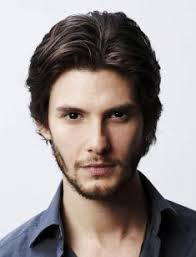
#> input picture Image Processing using Machine Learning/Dataset Images/ben/1.jpeg, 196 x 257 px; its folder holds 4 pictures in this run
$ jupyter execute --allow-errors 'Image Processing using Machine Learning.ipynb'
#> lines starting #> are read from the running program, lines starting #| are printed output that depends on the picture
[cell 1]
import pandas as pd
import numpy as np
import cv2
import os
import glob
from skimage.filters import gaussian
from skimage import img_as_ubyte
import matplotlib.pyplot as plt

images_list_b = []
SIZE = 128

path = "/home/abbas/pict/ben/*.*"

for file in glob.glob(path):
    print(file)
    img= cv2.imread(file,1)
#> img is the input picture: shape (257, 196, 3); mean B, G, R 144, 145.3, 154
    img = cv2.resize(img, (SIZE, SIZE))
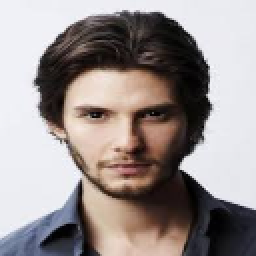
#> img: shape (128, 128, 3) (shown 2 times larger); mean B, G, R 143.9, 145.2, 153.9
    img=img.flatten()
    images_list_b.append(img)
#> pass 2 of the loop `for file in glob.glob(path):`:
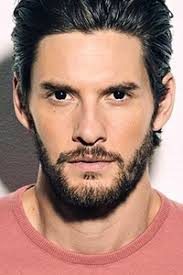
#> input picture Image Processing using Machine Learning/Dataset Images/ben/10.jpeg, 183 x 275 px
#> img is the input picture: shape (275, 183, 3); mean B, G, R 115.8, 127.8, 165.9
#> `img = cv2.resize(img, (SIZE, SIZE))`:
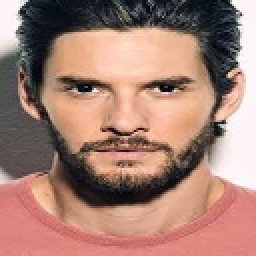
#> img: shape (128, 128, 3) (shown 2 times larger); mean B, G, R 115.7, 127.7, 165.8
#> pass 3 of the loop `for file in glob.glob(path):`:
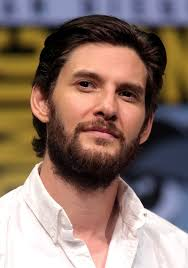
#> input picture Image Processing using Machine Learning/Dataset Images/ben/11.jpeg, 188 x 268 px
#> img is the input picture: shape (268, 188, 3); mean B, G, R 106, 115.9, 138.8
#> `img = cv2.resize(img, (SIZE, SIZE))`:
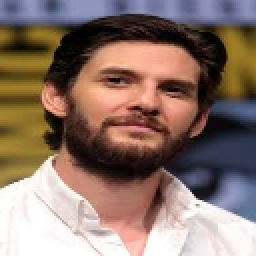
#> img: shape (128, 128, 3) (shown 2 times larger); mean B, G, R 105.9, 115.8, 138.7
#> the loop made 4 passes; the first 3 are shown

images_list_b = np.array(images_list_b)

[cell 2]
images_list_m = []
SIZE = 128

path = "/home/abbas/pict/monica/*.*"

for file in glob.glob(path):
    print(file)
    img= cv2.imread(file,1)
    img = cv2.resize(img, (SIZE, SIZE))
    img=img.flatten()
    images_list_m.append(img)

images_list_m = np.array(images_list_m)

#> (a cell that did not finish here is left out)

#> (a cell that did not finish here is left out)

#> (a cell that did not finish here is left out)

[cell 6]
for i in images_list_m:
    print(plt.matshow(i))
